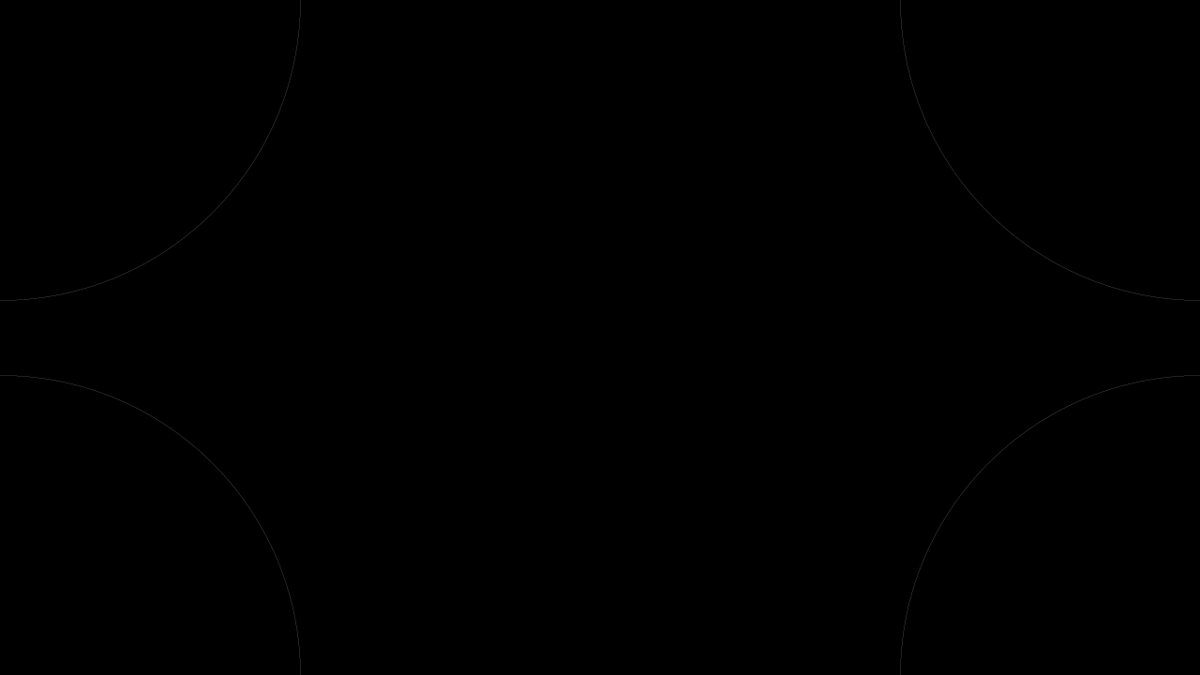
Frame 1 (no input)
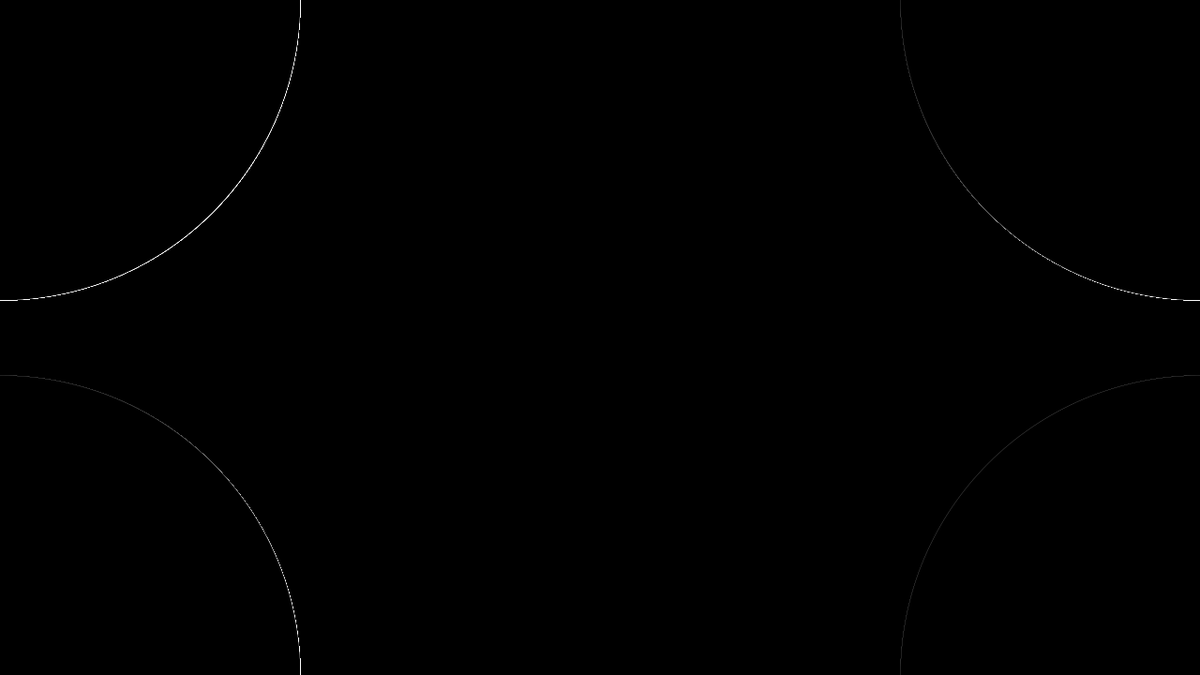
Frame 60 (the mouse pressed at the canvas centre just before this capture)
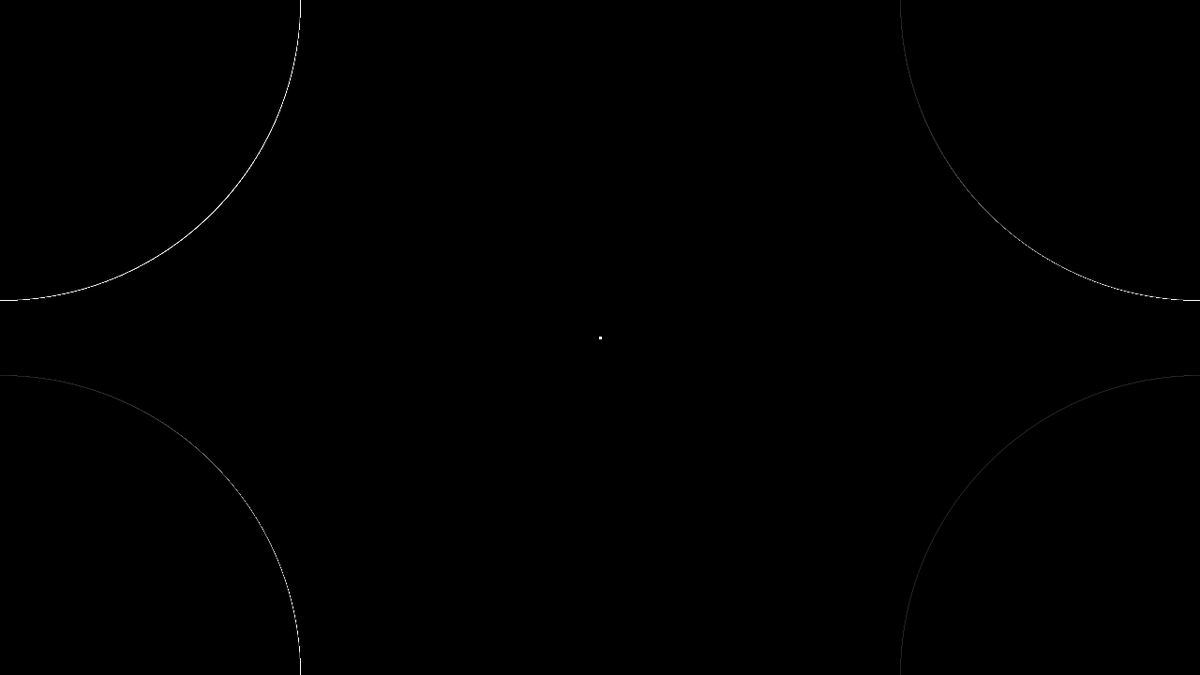
Frame 120 (the mouse held since frame 60 and released just before this capture)

The Processing sketch that drew these frames (run headless with seeded random() and noise(); from frame 60 on, the mouse is pressed at the canvas centre):

// Processing sketch: sketch_161012b
// ── sketch_161012b.pde
void setup(){
size(1280,720);
background(#000000);
}

void draw(){
float a=mouseX;
float b=mouseY;
float c=1280-mouseX;
float d=720-mouseY;
float e=640-mouseX;
float f=360-mouseY;

stroke(#FFFFFF);
fill(#000000);
strokeWeight((mouseX/256));

ellipse(a,b,e,e);
ellipse(c,d,e,e);
ellipse(a,d,e,e);
ellipse(c,b,e,e);

point(a,b);
point(c,d);
point(c,b);
point(a,d);
}
